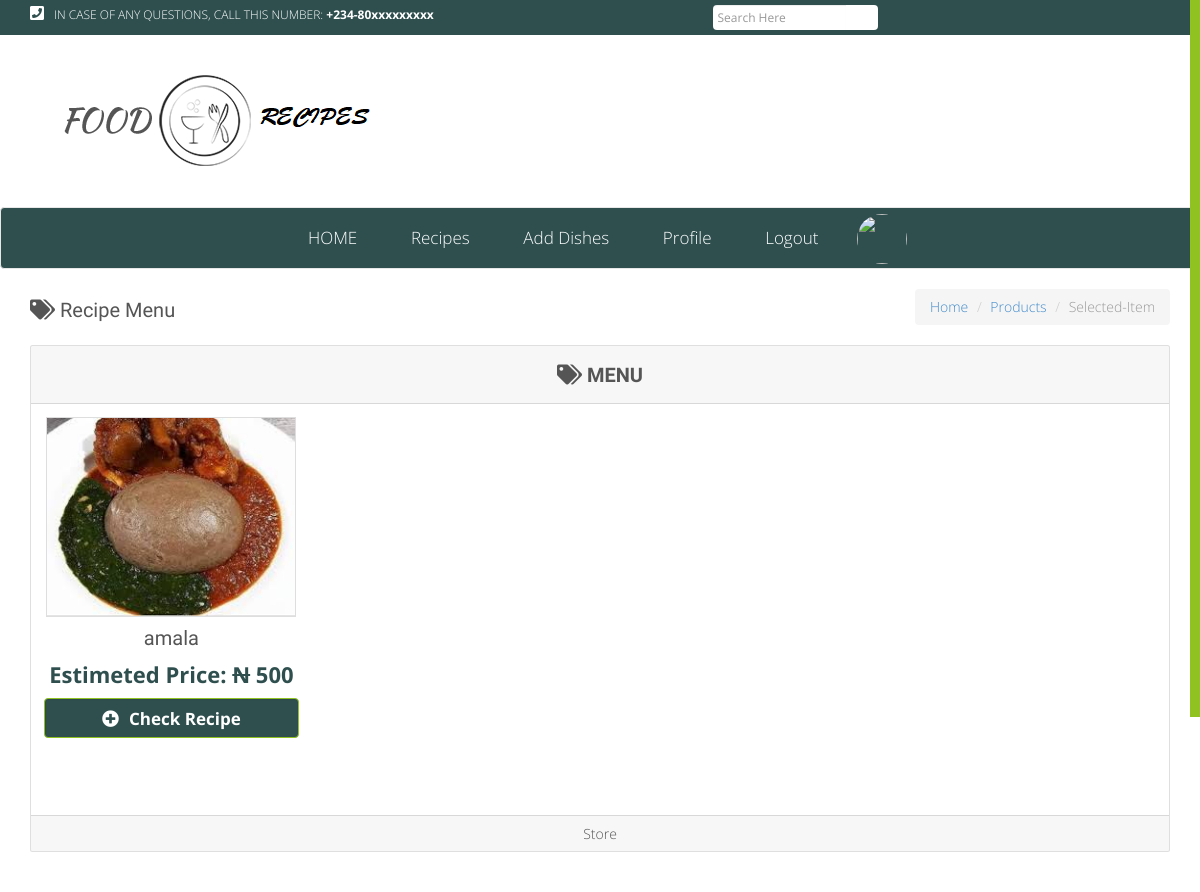
/chef_store.php (signed in), run on the app's committed database.
### tables this page shows
CREATE TABLE IF NOT EXISTS `dishes` (
  `dish_id` int(11) NOT NULL AUTO_INCREMENT,
  `fname` varchar(50) NOT NULL,
  `price` int(10) NOT NULL,
  `ingredient1` varchar(500) NOT NULL,
  `chef_id` int(5) NOT NULL,
  `food_picture` varchar(500) NOT NULL,
  `file` varchar(500) NOT NULL,
  `vfile` varchar(100) DEFAULT NULL,
  PRIMARY KEY (`dish_id`)
);

### chef_store.php (the view, shortened to what this page needs)
<!doctype html>
<html lang="en">
<head>
<?php
 include'head.php';?>
</head>
<body>
		<?php
		 include'chef_head.php';?>
		<?php include'user_login.php';?>
		<?php include'logo.php';?>
		<?php include'chef_nav.php';?>
	<section >
		<div class="container">
			<div class="row">
				<div class="col-md-4">
					<h6><span class="fa fa-tags"></span> Recipe Menu</h6>
				</div>
				<div class="col-md-8 hidden-xs">
					<ol class="breadcrumb pull-right">
					  	<li><a href="#">Home</a></li>
					  	<li><a href="#">Products</a></li>
					  	<li class="active">Selected-Item</li>
					</ol>
				</div>
			</div>
		</div>
	</section>
<section id="features">
		<div class="container">
			<div class="row">
				<div class="col-md-12" style="margin-bottom: 40px; margin-top: -180px;">
					<div class="card">
						<div class="card-header text-center"><h6><span class="fa fa-tags"></span> <b>MENU</b></h6></div>
						<div class="card-body">
							<div class="row">
								<?php
				                  require_once('config/db.php');
				                  $query = mysqli_query($connection, "SELECT * FROM dishes WHERE chef_id = '".$_SESSION['chef_id']."' ");
				                  while($row = mysqli_fetch_array($query,MYSQLI_ASSOC)){
				                    ?>
								<div class="col-md-3">
									<form action="" method="post">
									<div class="products">
										<a href="chef_selected_item.php?dish=<?php echo $row["dish_id"]; ?>">
											<img src="images/<?php echo $row["food_picture"]; ?>" alt="" style="width: 250px; height: 200px;">
										</a>
										<a href="chef_selected_item.php">
											<h6><?php echo $row["fname"]; ?></h6>
										</a>
										<p class="price">Estimeted Price: <del><b>N</b></del> <?php echo $row["price"]; ?></p>
										<button class="view-link shutter text-white a form-control" type="submit" value="<?php echo $row["dish_id"]; ?>" name="add" style=" border-color:#90c322; padding-bottom: 30px; " >
											<i class="fa fa-plus-circle text-white " style="color: white !important"></i>Check Recipe</button>
									</div>
								</div>	</form>
								<?php } ?>
							</div>
						</div>
						<div class="card-footer text-center"> Store</div>
					</div>
					</div>
				</div>
			</div>
	</section>
	<a id="back-top" href="#"></a>
</body>
</html>

### css/boot.css (style rules this page uses)
.card { position: relative; display: -ms-flexbox; display: flex; -ms-flex-direction: column; flex-direction: column; min-width: 0; word-wrap: break-word; background-color: #fff; background-clip: border-box; border: 1px solid rgba(0, 0, 0, 0.125); border-radius: 0.25rem; }
.card-body { -ms-flex: 1 1 auto; flex: 1 1 auto; padding: 1.25rem; }
.card-header { padding: 0.75rem 1.25rem; margin-bottom: 0; background-color: rgba(0, 0, 0, 0.03); border-bottom: 1px solid rgba(0, 0, 0, 0.125); }
.card-header:first-child { border-radius: calc(0.25rem - 1px) calc(0.25rem - 1px) 0 0; }
.card-footer { padding: 0.75rem 1.25rem; background-color: rgba(0, 0, 0, 0.03); border-top: 1px solid rgba(0, 0, 0, 0.125); }
.card-footer:last-child { border-radius: 0 0 calc(0.25rem - 1px) calc(0.25rem - 1px); }

### css/style.css (style rules this page uses)
body { font-family: 'Open Sans', sans-serif; color: #555; font-size: 14px; font-weight: 300; }
li { list-style: none; }
h1,h2,h3,h4,h5,h6 { font-family: 'Yanone Kaffeesatz', sans-serif;color: #555 }
h6 { font-size: 20px; }
section+section { margin-top: 50px; }
#back-top { position: fixed; bottom: 30px; width: 40px; color: #bbb; height: 50px; right: 30px; display: block; text-align: center; background: url("../images/top.png") no-repeat; }
.products { text-align: center; margin-bottom: 65px; cursor: pointer; }
.products a img { width: 100%; border: 1px solid #dedede; -webkit-transition: 0.3s ease-in-out; -moz-transition: 0.3s ease-in-out; -ms-transition: 0.3s ease-in-out; -o-transition: 0.3s ease-in-out; transition: 0.3s ease-in-out; }
.view-link { text-align: center; border: 1px solid #dedede; display: block; padding: 8px 10px; font-size: 17px; color: #555; font-weight: bold; border: 1px solid #2F4F4F; background-color: #2F4F4F!important; }
.view-link i { padding-right: 10px; color: #555; -webkit-transition: .2s ease-in-out; -moz-transition: .2s ease-in-out; -ms-transition: .2s ease-in-out; -o-transition: .2s ease-in-out; transition: .2s ease-in-out; }
.price { font-size: 22px; color: #2F4F4F; font-weight: bold; margin-bottom: 8px; }
.shutter { position: relative; -webkit-transition: .2s ease-in-out; -moz-transition: .2s ease-in-out; -ms-transition: .2s ease-in-out; -o-transition: .2s ease-in-out; transition: .2s ease-in-out; color: white; }
.shutter:before { width: 100%; height: 0; top: 0; left: 0; display: block; content: ""; position: absolute; -webkit-transition: .2s ease-in-out; -moz-transition: .2s ease-in-out; -ms-transition: .2s ease-in-out; -o-transition: .2s ease-in-out; transition: .2s ease-in-out; z-index: -1; }

### data on the page
dishes: food_picture (picture), fname "amala", price "500", $row["dish_id"] 20 (drawn)
